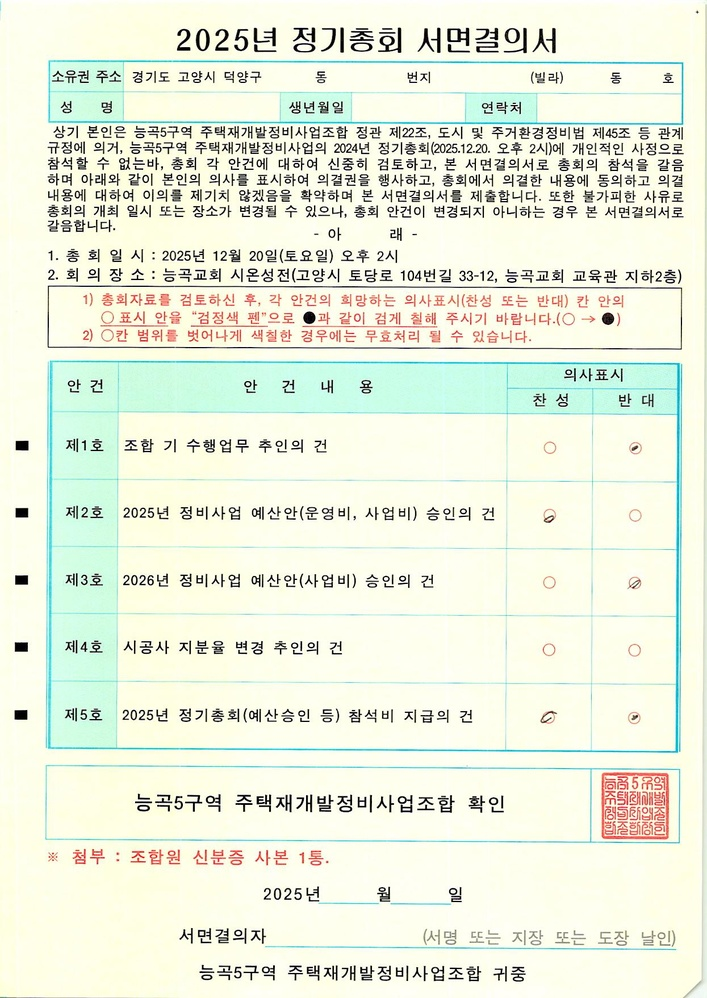
#> input picture data/scan_images/100000001 - 복사본 (2).jpg, 707 x 998 px, shrunk from 1245 x 1757 before the run
$ python -i grid_detector.py   (imports and definitions only)
#> lines starting #> are read from the running program, lines starting #| are printed output that depends on the picture; after the words box and inside, x2 and y2 are one past the last pixel; in counts of white or black regions, pixels touching at a corner belong together
#> further down, picture is the input picture: shape (998, 707, 3); mean B, G, R 222.4, 239.5, 233.9
import cv2
import numpy as np

# [79 lines left out: function find_timing_mark, not called in this run]


def find_black_marks(img_bgr, min_area=80, max_area=10000):
    """
    전체 이미지에서 마크 후보군을 찾습니다.
    (노이즈 제거 및 형상 검증 강화)
    """
#> called with min_area = 80, max_area = 10000
    gray = cv2.cvtColor(img_bgr, cv2.COLOR_BGR2GRAY)
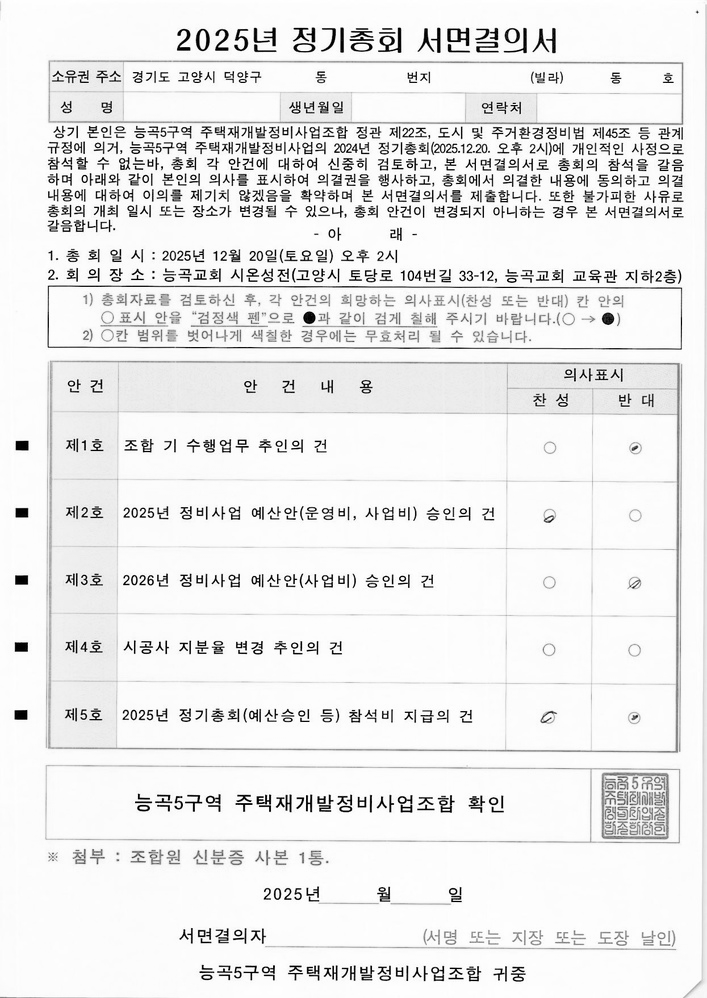
#> gray: shape (998, 707); min 0, max 255, mean 235.9

    # 1. Otsu + Binary Invert
    _, bw = cv2.threshold(gray, 0, 255, cv2.THRESH_BINARY_INV + cv2.THRESH_OTSU)
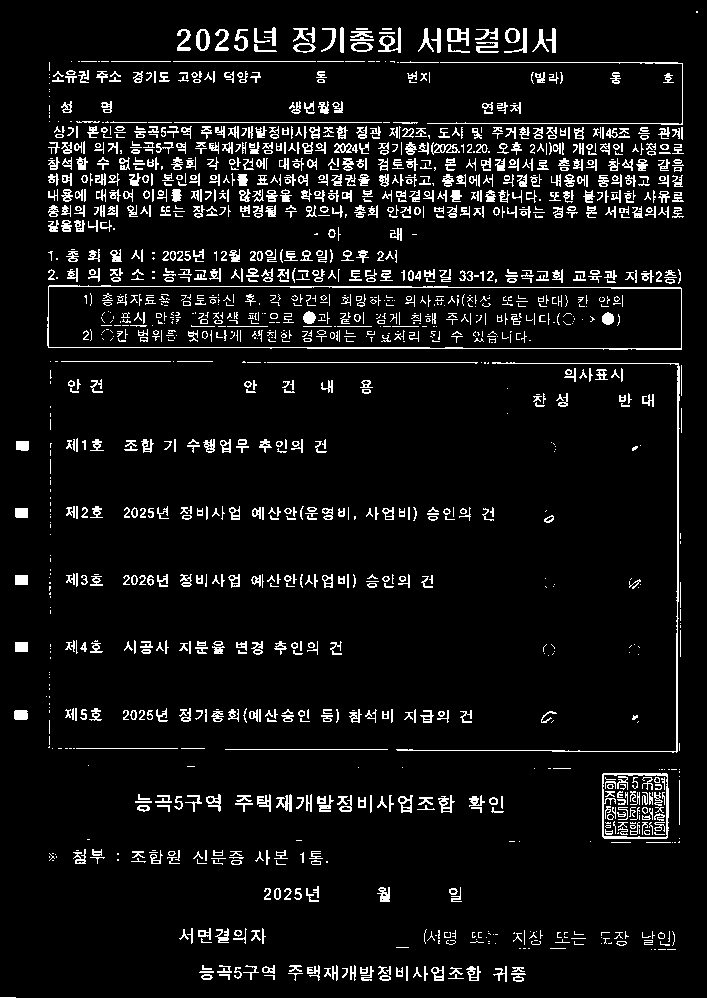
#> bw: shape (998, 707); 7.1% white in thin lines or dots

    # 2. 노이즈 제거 (가로/세로 커널을 따로 써서 십자선 제거에도 효과적)
    kernel = cv2.getStructuringElement(cv2.MORPH_RECT, (3,3))
    bw = cv2.morphologyEx(bw, cv2.MORPH_OPEN, kernel, iterations=1)
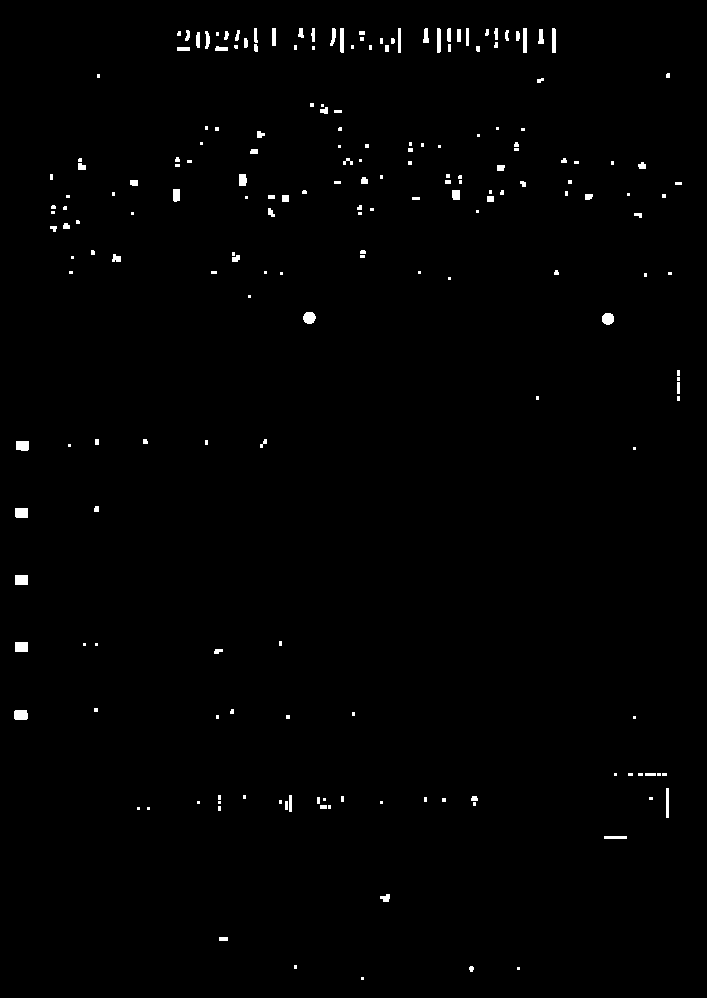
#> bw: shape (998, 707); 0.85% white; 203 white regions (109 under 20 px)

    cnts, _ = cv2.findContours(bw, cv2.RETR_EXTERNAL, cv2.CHAIN_APPROX_SIMPLE)
#> cnts = 203 contours, 143 with area under 20; largest, box (x1, y1, x2, y2) and area: (14, 710, 28, 720) 113, (15, 642, 28, 652) 108, (15, 575, 28, 585) 108, (15, 508, 28, 518) 108, (303, 312, 316, 324) 106

    marks = []
    for c in cnts:
        area = cv2.contourArea(c)
        if area < min_area or area > max_area:
            continue

        x, y, w, h = cv2.boundingRect(c)

        # (1) 종횡비 제한 (타이밍 마크는 보통 정사각형~약간 직사각형)
        aspect = float(w) / h
        if aspect < 0.5 or aspect > 2.0: # 1:2 비율 이상 차이나면 마크 아님 (바코드 등 제외)
            continue

        # (2) Solidity 체크 (글자 제외용)
        hull = cv2.convexHull(c)
        hull_area = cv2.contourArea(hull)
        if hull_area == 0: continue
        solidity = area / hull_area

        if solidity < 0.8: # 0.8 미만이면 'ㄷ'자 형태나 글자일 확률 높음
            continue

        cx = x + w / 2.0
        cy = y + h / 2.0
        marks.append((cx, cy, w, h))
#> this loop made 203 passes
#> (c, area) on passes 5, 7, 26: ([[219, 937], [219, 940], [227, 940], [227, 937]], 24), ([[604, 836], [604, 838], [626, 838], [626, 836]], 44), ([[289, 795], [289, 811], [291, 811], [291, 795]], 32)
#> after the loop, marks = [(21, 715, 14, 10), (21.5, 647, 13, 10), (21.5, 580, 13, 10), (21.5, 513, 13, 10), (22.5, 446, 13, 10), (608, 319, 12, 12), (309.5, 318, 13, 12)]

    return marks


# [61 lines left out: function pick_corners_from_marks, not called in this run]

>>> import cv2
>>> picture = cv2.imread('../../data/scan_images/100000001 - 복사본 (2).jpg')
>>> result = find_black_marks(picture)
#> result has the same summary as marks in find_black_marks
